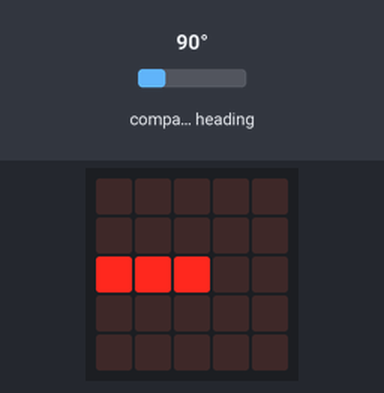
This program was run on a simulated BBC micro:bit running MicroPython. On the bench: the board's 5×5 LED display. The test bench sets the inputs (shaded band); at power-on: compass heading 90°. The compass is already calibrated.

Above: at 1.3 s.
1.4 s: compass heading set to 7°
At 2.0 s:
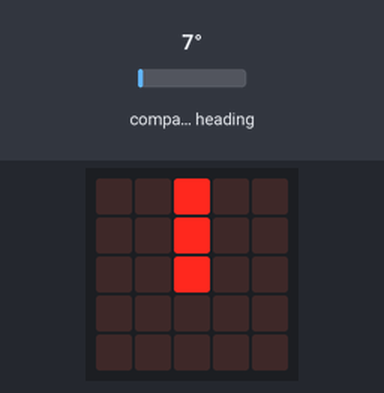
2.9 s: compass heading set to 180°
At 4.1 s:
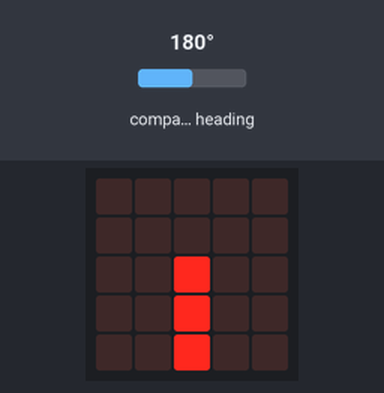
4.4 s: compass heading set to 269°
At 5.4 s:
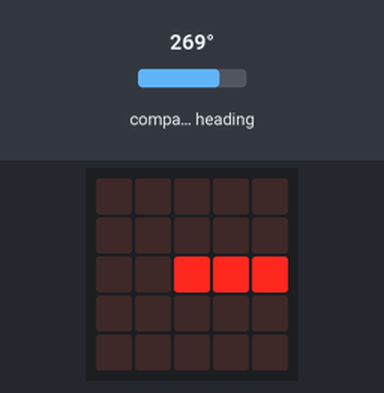
5.9 s: compass heading set to 90°
At 6.6 s:
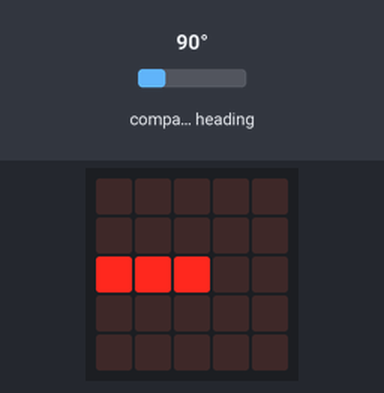
7.4 s: compass heading set to 352°
At 7.7 s:
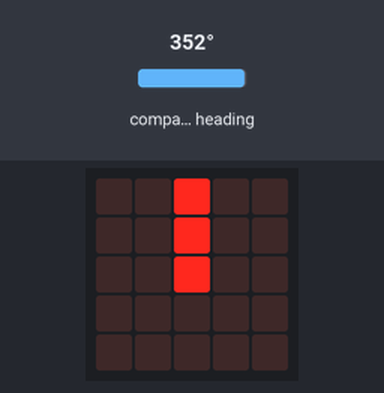
Timing chart, 0 to 9.9 s (numbered marks = the images above; inputs shaded):
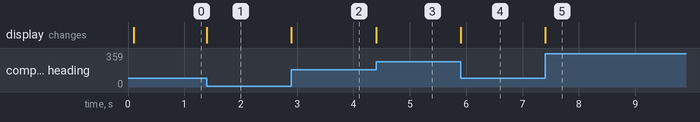

The program:

07_compass.py
```python
from microbit import *
#write your program:

#Please turn microbit in all directions to accomplish calibration without interruption,nor re-download.
#Please accomplish calibration operations or plug and play USB once more if you need to burn the program again.

compass.calibrate() #校准

while True:
    needle = ((15 - compass.heading()) // 30) % 12
    #显示时钟指针
    display.show(Image.ALL_CLOCKS[needle])
```

Measured:
- after the input at 1.4 s, the display: changes at once (image 1)
- after the input at 2.9 s, the display: changes at once (image 2)
- after the input at 4.4 s, the display: changes at once (image 3)
- after the input at 5.9 s, the display: changes at once (image 4)
- after the input at 7.4 s, the display: changes at once (image 5)
